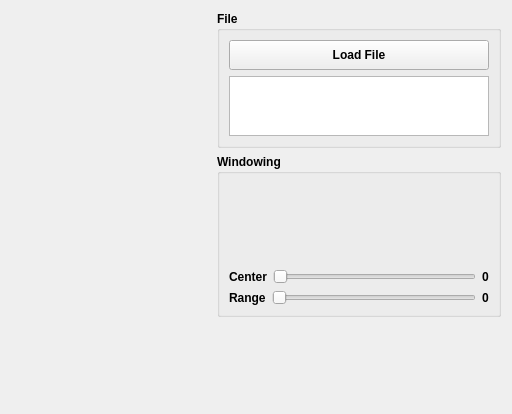
              <widget class="QWidget" name="Plan">
               <attribute name="title">
                <string>Plan</string>
               </attribute>
               <layout class="QGridLayout" name="gridLayout_31">
                <item row="0" column="0" rowspan="4">
                 <widget class="matplotlibWidget" name="Display_Plan" native="true">
                  <property name="sizePolicy">
                   <sizepolicy hsizetype="MinimumExpanding" vsizetype="Expanding">
                    <horstretch>0</horstretch>
                    <verstretch>0</verstretch>
                   </sizepolicy>
                  </property>
                  <property name="minimumSize">
                   <size>
                    <width>200</width>
                    <height>200</height>
                   </size>
                  </property>
                  <property name="maximumSize">
                   <size>
                    <width>1000000</width>
                    <height>1000000</height>
                   </size>
                  </property>
                 </widget>
                </item>
                <item row="1" column="1">
                 <widget class="QGroupBox" name="groupBox_9">
                  <property name="sizePolicy">
                   <sizepolicy hsizetype="Minimum" vsizetype="Minimum">
                    <horstretch>0</horstretch>
                    <verstretch>0</verstretch>
                   </sizepolicy>
                  </property>
                  <property name="minimumSize">
                   <size>
                    <width>100</width>
                    <height>100</height>
                   </size>
                  </property>
                  <property name="maximumSize">
                   <size>
                    <width>16777215</width>
                    <height>16777215</height>
                   </size>
                  </property>
                  <property name="font">
                   <font>
                    <weight>75</weight>
                    <italic>false</italic>
                    <bold>true</bold>
                   </font>
                  </property>
                  <property name="title">
                   <string>Windowing</string>
                  </property>
                  <layout class="QGridLayout" name="gridLayout_23">
                   <item row="1" column="0">
                    <layout class="QHBoxLayout" name="horizontalLayout_11">
                     <item>
                      <widget class="QLabel" name="label">
                       <property name="font">
                        <font>
                         <weight>75</weight>
                         <bold>true</bold>
                        </font>
                       </property>
                       <property name="text">
                        <string>Center</string>
                       </property>
                      </widget>
                     </item>
                     <item>
                      <widget class="QSlider" name="Slider_Plan_GV_center">
                       <property name="orientation">
                        <enum>Qt::Horizontal</enum>
                       </property>
                      </widget>
                     </item>
                     <item>
                      <widget class="QLabel" name="Txt_Plan_GV_center">
                       <property name="autoFillBackground">
                        <bool>false</bool>
                       </property>
                       <property name="text">
                        <string>0</string>
                       </property>
                      </widget>
                     </item>
                    </layout>
                   </item>
                   <item row="2" column="0">
                    <layout class="QHBoxLayout" name="horizontalLayout_12">
                     <item>
                      <widget class="QLabel" name="label_3">
                       <property name="font">
                        <font>
                         <weight>75</weight>
                         <bold>true</bold>
                        </font>
                       </property>
                       <property name="text">
                        <string>Range</string>
                       </property>
                      </widget>
                     </item>
                     <item>
                      <widget class="QSlider" name="Slider_Plan_GV_range">
                       <property name="orientation">
                        <enum>Qt::Horizontal</enum>
                       </property>
                      </widget>
                     </item>
                     <item>
                      <widget class="QLabel" name="Txt_Plan_GV_range">
                       <property name="text">
                        <string>0</string>
                       </property>
                      </widget>
                     </item>
                    </layout>
                   </item>
                   <item row="0" column="0">
                    <widget class="matplotlibWidget" name="Display_Plan_Hist" native="true">
                     <property name="minimumSize">
                      <size>
                       <width>160</width>
                       <height>80</height>
                      </size>
                     </property>
                    </widget>
                   </item>
                  </layout>
                 </widget>
                </item>
                <item row="0" column="1">
                 <widget class="QGroupBox" name="groupBox_11">
                  <property name="sizePolicy">
                   <sizepolicy hsizetype="Minimum" vsizetype="Minimum">
                    <horstretch>0</horstretch>
                    <verstretch>0</verstretch>
                   </sizepolicy>
                  </property>
                  <property name="minimumSize">
                   <size>
                    <width>100</width>
                    <height>120</height>
                   </size>
                  </property>
                  <property name="maximumSize">
                   <size>
                    <width>16777215</width>
                    <height>200</height>
                   </size>
                  </property>
                  <property name="font">
                   <font>
                    <weight>75</weight>
                    <italic>false</italic>
                    <bold>true</bold>
                   </font>
                  </property>
                  <property name="title">
                   <string>File</string>
                  </property>
                  <layout class="QGridLayout" name="gridLayout_22">
                   <item row="0" column="0">
                    <widget class="QPushButton" name="Button_Load_Plan">
                     <property name="sizePolicy">
                      <sizepolicy hsizetype="Preferred" vsizetype="Preferred">
                       <horstretch>0</horstretch>
                       <verstretch>0</verstretch>
                      </sizepolicy>
                     </property>
                     <property name="minimumSize">
                      <size>
                       <width>260</width>
                       <height>30</height>
                      </size>
                     </property>
                     <property name="text">
                      <string>Load File</string>
                     </property>
                    </widget>
                   </item>
                   <item row="1" column="0">
                    <widget class="QTextBrowser" name="txt_file_Plan">
                     <property name="minimumSize">
                      <size>
                       <width>0</width>
                       <height>40</height>
                      </size>
                     </property>
                     <property name="maximumSize">
                      <size>
                       <width>10000</width>
                       <height>60</height>
                      </size>
                     </property>
                     <property name="font">
                      <font>
                       <pointsize>9</pointsize>
                      </font>
                     </property>
                    </widget>
                   </item>
                  </layout>
                 </widget>
                </item>
                <item row="2" column="1">
                 <spacer name="verticalSpacer_8">
                  <property name="orientation">
                   <enum>Qt::Vertical</enum>
                  </property>
                  <property name="sizeType">
                   <enum>QSizePolicy::Minimum</enum>
                  </property>
                  <property name="sizeHint" stdset="0">
                   <size>
                    <width>20</width>
                    <height>40</height>
                   </size>
                  </property>
                 </spacer>
                </item>
                <item row="4" column="0">
                 <spacer name="verticalSpacer_5">
                  <property name="orientation">
                   <enum>Qt::Vertical</enum>
                  </property>
                  <property name="sizeType">
                   <enum>QSizePolicy::Minimum</enum>
                  </property>
                  <property name="sizeHint" stdset="0">
                   <size>
                    <width>20</width>
                    <height>40</height>
                   </size>
                  </property>
                 </spacer>
                </item>
               </layout>
              </widget>
